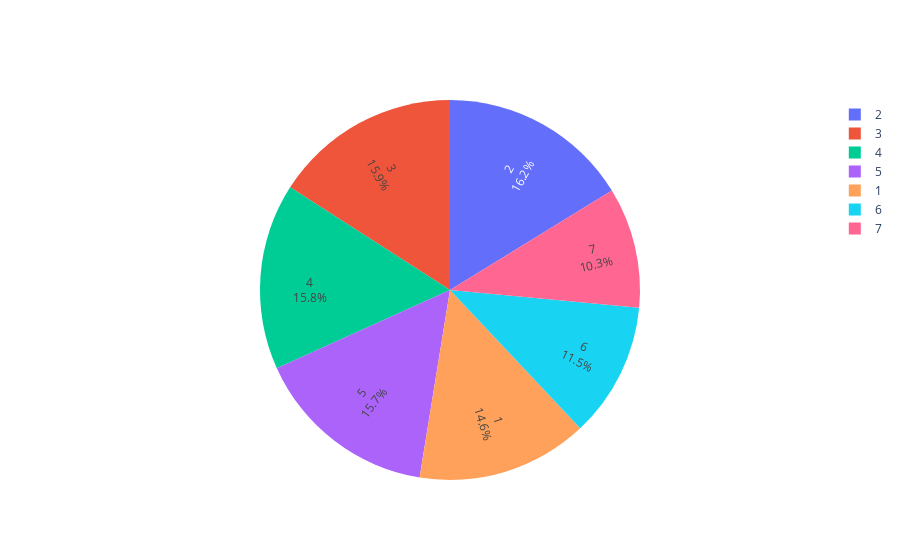

The code cell stored with this chart in its notebook:
### Markdown cell above
### Top 3 Months with highest number of births are August, September, October

### Code cell
import plotly.graph_objects as go

fig = go.Figure(data=[go.Pie(labels=birth1.day_of_week, values=birth1.births, textinfo='label+percent',
                             insidetextorientation='radial'
                            )])
fig.show()

### Figure 1 — Plotly figure (JSON) as saved in the notebook; plotly's stock layout.template omitted (floating-point values rounded to 4 significant figures; data arrays with more than 128 entries replaced by an {"elided": "..."} marker saying what was removed)
{"data": [{"insidetextorientation": "radial", "labels": {"elided": "3652 int values"}, "textinfo": "label+percent", "type": "pie", "values": {"elided": "3652 int values"}}], "layout": {}}
